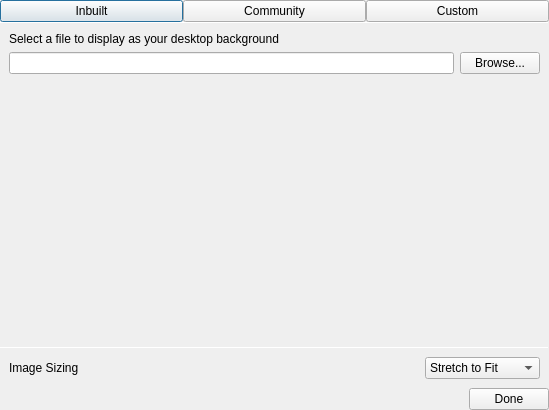
<?xml version="1.0" encoding="UTF-8"?>
<ui version="4.0">
 <class>ChooseBackground</class>
 <widget class="QDialog" name="ChooseBackground">
  <property name="geometry">
   <rect>
    <x>0</x>
    <y>0</y>
    <width>549</width>
    <height>410</height>
   </rect>
  </property>
  <property name="windowTitle">
   <string>Choose Background</string>
  </property>
  <property name="windowIcon">
   <iconset resource="resources.qrc">
    <normaloff>:/icons/icon.svg</normaloff>:/icons/icon.svg</iconset>
  </property>
  <layout class="QVBoxLayout" name="verticalLayout">
   <property name="spacing">
    <number>0</number>
   </property>
   <property name="leftMargin">
    <number>0</number>
   </property>
   <property name="topMargin">
    <number>0</number>
   </property>
   <property name="rightMargin">
    <number>0</number>
   </property>
   <property name="bottomMargin">
    <number>0</number>
   </property>
   <item>
    <layout class="QHBoxLayout" name="horizontalLayout_3">
     <property name="spacing">
      <number>0</number>
     </property>
     <item>
      <widget class="QPushButton" name="inbuiltBackground">
       <property name="text">
        <string>Inbuilt</string>
       </property>
       <property name="checkable">
        <bool>true</bool>
       </property>
       <property name="autoExclusive">
        <bool>true</bool>
       </property>
      </widget>
     </item>
     <item>
      <widget class="QPushButton" name="community">
       <property name="text">
        <string>Community</string>
       </property>
       <property name="checkable">
        <bool>true</bool>
       </property>
       <property name="autoExclusive">
        <bool>true</bool>
       </property>
      </widget>
     </item>
     <item>
      <widget class="QPushButton" name="custom">
       <property name="text">
        <string>Custom</string>
       </property>
       <property name="checkable">
        <bool>true</bool>
       </property>
       <property name="autoExclusive">
        <bool>true</bool>
       </property>
      </widget>
     </item>
    </layout>
   </item>
   <item>
    <widget class="Line" name="line_3">
     <property name="maximumSize">
      <size>
       <width>16777215</width>
       <height>1</height>
      </size>
     </property>
     <property name="orientation">
      <enum>Qt::Horizontal</enum>
     </property>
    </widget>
   </item>
   <item>
    <widget class="QStackedWidget" name="backgroundType">
     <property name="currentIndex">
      <number>2</number>
     </property>
     <widget class="QWidget" name="page_3">
      <layout class="QVBoxLayout" name="verticalLayout_2">
       <property name="leftMargin">
        <number>0</number>
       </property>
       <property name="topMargin">
        <number>0</number>
       </property>
       <property name="rightMargin">
        <number>0</number>
       </property>
       <property name="bottomMargin">
        <number>0</number>
       </property>
       <item>
        <widget class="QListWidget" name="listWidget">
         <property name="frameShape">
          <enum>QFrame::NoFrame</enum>
         </property>
         <property name="editTriggers">
          <set>QAbstractItemView::NoEditTriggers</set>
         </property>
         <property name="iconSize">
          <size>
           <width>150</width>
           <height>84</height>
          </size>
         </property>
         <property name="verticalScrollMode">
          <enum>QAbstractItemView::ScrollPerPixel</enum>
         </property>
         <property name="horizontalScrollMode">
          <enum>QAbstractItemView::ScrollPerPixel</enum>
         </property>
         <property name="movement">
          <enum>QListView::Static</enum>
         </property>
         <property name="resizeMode">
          <enum>QListView::Adjust</enum>
         </property>
         <property name="viewMode">
          <enum>QListView::IconMode</enum>
         </property>
        </widget>
       </item>
      </layout>
     </widget>
     <widget class="QWidget" name="page_4">
      <layout class="QVBoxLayout" name="verticalLayout_4">
       <property name="spacing">
        <number>0</number>
       </property>
       <property name="leftMargin">
        <number>0</number>
       </property>
       <property name="topMargin">
        <number>0</number>
       </property>
       <property name="rightMargin">
        <number>0</number>
       </property>
       <property name="bottomMargin">
        <number>0</number>
       </property>
       <item>
        <layout class="QVBoxLayout" name="verticalLayout_5">
         <property name="spacing">
          <number>6</number>
         </property>
         <property name="leftMargin">
          <number>9</number>
         </property>
         <property name="topMargin">
          <number>9</number>
         </property>
         <property name="rightMargin">
          <number>9</number>
         </property>
         <property name="bottomMargin">
          <number>9</number>
         </property>
         <item>
          <widget class="QLabel" name="label_6">
           <property name="text">
            <string>Images from the theShell community will be cycled through every so often.</string>
           </property>
           <property name="wordWrap">
            <bool>true</bool>
           </property>
          </widget>
         </item>
         <item>
          <widget class="QCheckBox" name="showLabels">
           <property name="text">
            <string>Show Image information</string>
           </property>
          </widget>
         </item>
         <item>
          <layout class="QHBoxLayout" name="horizontalLayout_4">
           <item>
            <widget class="QLabel" name="label_2">
             <property name="text">
              <string>Change image after</string>
             </property>
            </widget>
           </item>
           <item>
            <widget class="QSpinBox" name="waitTime">
             <property name="minimum">
              <number>1</number>
             </property>
             <property name="maximum">
              <number>25200</number>
             </property>
            </widget>
           </item>
           <item>
            <widget class="QLabel" name="label_3">
             <property name="sizePolicy">
              <sizepolicy hsizetype="Expanding" vsizetype="Preferred">
               <horstretch>0</horstretch>
               <verstretch>0</verstretch>
              </sizepolicy>
             </property>
             <property name="text">
              <string>minutes</string>
             </property>
            </widget>
           </item>
          </layout>
         </item>
        </layout>
       </item>
       <item>
        <widget class="QFrame" name="currentCommunityFrame">
         <property name="frameShape">
          <enum>QFrame::NoFrame</enum>
         </property>
         <property name="frameShadow">
          <enum>QFrame::Raised</enum>
         </property>
         <layout class="QVBoxLayout" name="verticalLayout_6">
          <property name="spacing">
           <number>0</number>
          </property>
          <property name="leftMargin">
           <number>0</number>
          </property>
          <property name="topMargin">
           <number>0</number>
          </property>
          <property name="rightMargin">
           <number>0</number>
          </property>
          <property name="bottomMargin">
           <number>0</number>
          </property>
          <item>
           <widget class="Line" name="line_5">
            <property name="maximumSize">
             <size>
              <width>16777215</width>
              <height>1</height>
             </size>
            </property>
            <property name="orientation">
             <enum>Qt::Horizontal</enum>
            </property>
           </widget>
          </item>
          <item>
           <widget class="QLabel" name="label_4">
            <property name="font">
             <font>
              <pointsize>15</pointsize>
             </font>
            </property>
            <property name="text">
             <string>Current Background</string>
            </property>
            <property name="margin">
             <number>9</number>
            </property>
           </widget>
          </item>
          <item>
           <widget class="Line" name="line_6">
            <property name="maximumSize">
             <size>
              <width>16777215</width>
              <height>1</height>
             </size>
            </property>
            <property name="orientation">
             <enum>Qt::Horizontal</enum>
            </property>
           </widget>
          </item>
          <item>
           <layout class="QGridLayout" name="gridLayout">
            <property name="leftMargin">
             <number>9</number>
            </property>
            <property name="topMargin">
             <number>9</number>
            </property>
            <property name="rightMargin">
             <number>9</number>
            </property>
            <property name="bottomMargin">
             <number>9</number>
            </property>
            <property name="spacing">
             <number>6</number>
            </property>
            <item row="1" column="1">
             <widget class="QLabel" name="license">
              <property name="sizePolicy">
               <sizepolicy hsizetype="Expanding" vsizetype="Preferred">
                <horstretch>0</horstretch>
                <verstretch>0</verstretch>
               </sizepolicy>
              </property>
              <property name="text">
               <string>TextLabel</string>
              </property>
             </widget>
            </item>
            <item row="1" column="0">
             <widget class="QLabel" name="label_5">
              <property name="text">
               <string>License</string>
              </property>
             </widget>
            </item>
            <item row="1" column="2">
             <widget class="QPushButton" name="licenseInfoButton">
              <property name="text">
               <string>More Information</string>
              </property>
              <property name="icon">
               <iconset theme="go-next">
                <normaloff>.</normaloff>.</iconset>
              </property>
             </widget>
            </item>
            <item row="0" column="0" colspan="3">
             <widget class="QLabel" name="authorLabel">
              <property name="text">
               <string>by</string>
              </property>
             </widget>
            </item>
           </layout>
          </item>
         </layout>
        </widget>
       </item>
       <item>
        <spacer name="verticalSpacer_2">
         <property name="orientation">
          <enum>Qt::Vertical</enum>
         </property>
         <property name="sizeHint" stdset="0">
          <size>
           <width>20</width>
           <height>40</height>
          </size>
         </property>
        </spacer>
       </item>
      </layout>
     </widget>
     <widget class="QWidget" name="page_5">
      <layout class="QVBoxLayout" name="verticalLayout_3">
       <item>
        <widget class="QLabel" name="label">
         <property name="text">
          <string>Select a file to display as your desktop background</string>
         </property>
        </widget>
       </item>
       <item>
        <layout class="QHBoxLayout" name="horizontalLayout">
         <item>
          <widget class="QLineEdit" name="lineEdit"/>
         </item>
         <item>
          <widget class="QPushButton" name="pushButton_2">
           <property name="text">
            <string>Browse...</string>
           </property>
          </widget>
         </item>
        </layout>
       </item>
       <item>
        <spacer name="verticalSpacer">
         <property name="orientation">
          <enum>Qt::Vertical</enum>
         </property>
         <property name="sizeHint" stdset="0">
          <size>
           <width>20</width>
           <height>40</height>
          </size>
         </property>
        </spacer>
       </item>
      </layout>
     </widget>
    </widget>
   </item>
   <item>
    <widget class="Line" name="line_4">
     <property name="maximumSize">
      <size>
       <width>16777215</width>
       <height>1</height>
      </size>
     </property>
     <property name="orientation">
      <enum>Qt::Horizontal</enum>
     </property>
    </widget>
   </item>
   <item>
    <layout class="QHBoxLayout" name="horizontalLayout_6">
     <property name="spacing">
      <number>0</number>
     </property>
     <property name="leftMargin">
      <number>9</number>
     </property>
     <property name="topMargin">
      <number>9</number>
     </property>
     <property name="rightMargin">
      <number>9</number>
     </property>
     <property name="bottomMargin">
      <number>9</number>
     </property>
     <item>
      <widget class="QLabel" name="label_7">
       <property name="sizePolicy">
        <sizepolicy hsizetype="Expanding" vsizetype="Preferred">
         <horstretch>0</horstretch>
         <verstretch>0</verstretch>
        </sizepolicy>
       </property>
       <property name="text">
        <string>Image Sizing</string>
       </property>
      </widget>
     </item>
     <item>
      <widget class="QComboBox" name="stretchStyle">
       <item>
        <property name="text">
         <string>Stretch to Fit</string>
        </property>
       </item>
       <item>
        <property name="text">
         <string>Zoom and Crop</string>
        </property>
       </item>
       <item>
        <property name="text">
         <string>Center</string>
        </property>
       </item>
       <item>
        <property name="text">
         <string>Tile</string>
        </property>
       </item>
       <item>
        <property name="text">
         <string>Zoom and Fit</string>
        </property>
       </item>
      </widget>
     </item>
    </layout>
   </item>
   <item>
    <layout class="QHBoxLayout" name="horizontalLayout_2">
     <item>
      <spacer name="horizontalSpacer">
       <property name="orientation">
        <enum>Qt::Horizontal</enum>
       </property>
       <property name="sizeHint" stdset="0">
        <size>
         <width>40</width>
         <height>20</height>
        </size>
       </property>
      </spacer>
     </item>
     <item>
      <widget class="QPushButton" name="pushButton">
       <property name="text">
        <string>Done</string>
       </property>
       <property name="icon">
        <iconset theme="dialog-ok">
         <normaloff>.</normaloff>.</iconset>
       </property>
      </widget>
     </item>
    </layout>
   </item>
  </layout>
 </widget>
 <resources>
  <include location="resources.qrc"/>
 </resources>
 <connections/>
</ui>
